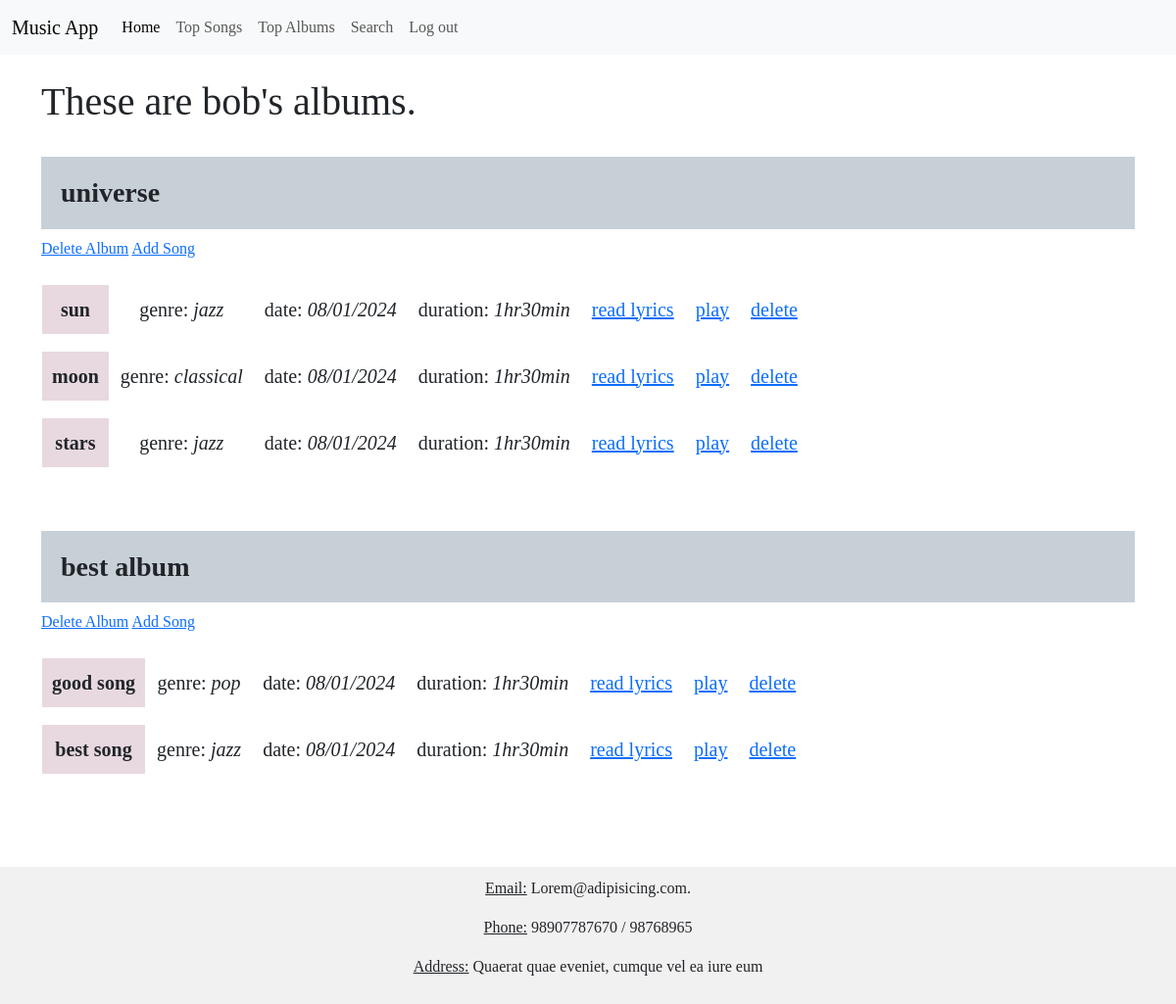
The page /1/my_albums on the database its author committed.
### model.py (models this page shows)
class User(db.Model):
    id = db.Column(db.Integer, primary_key=True)
    password = db.Column(db.String(128), nullable=False)
    name = db.Column(db.String(128), nullable=False)
    role = db.Column(db.String(128), nullable=False)
    songs = db.relationship('Song', backref='user')
    playlists = db.relationship('Playlist', backref='user')
    albums = db.relationship('Album', backref='user')
    ratings = db.relationship('Rating', backref='user')
    avg_rating = db.Column(db.Integer, default=0)
    blacklist_id = db.Column(db.Integer, db.ForeignKey('blacklist.id'))

class Album(db.Model):
    id = db.Column(db.Integer, primary_key=True)
    name = db.Column(db.String(128), unique=True, nullable=False)
    user_id = db.Column(db.Integer, db.ForeignKey('user.id'))
    songs = db.relationship('Song', backref='album')
    ratings = db.relationship('Rating', backref='album')
    avg_rating = db.Column(db.Integer, default=0)
    flag_id = db.Column(db.Integer, db.ForeignKey('flag.id'))

class Song(db.Model):
    id = db.Column(db.Integer, primary_key=True)
    title = db.Column(db.String(128), unique=True, nullable=False)
    genre_name = db.Column(db.String(128))
    date = db.Column(db.String)
    lyrics = db.Column(db.String(10000), nullable=False)
    duration = db.Column(db.String(128))
    creator = db.Column(db.String(128), nullable=False)
    user_id = db.Column(db.Integer, db.ForeignKey('user.id'))
    album_id = db.Column(db.Integer, db.ForeignKey('album.id'))
    ratings = db.relationship('Rating', backref='song')
    genre_id = db.Column(db.Integer, db.ForeignKey('genre.id'))
    avg_rating = db.Column(db.Integer, default=0)
    flag_id = db.Column(db.Integer, db.ForeignKey('flag.id'))

### app.py (the view)
@app.route("/<int:id>/my_albums", methods = ['Get', 'POST'])
def my_albums(id):
    this_user = User.query.get(id)
    return render_template("my_albums.html", this_user=this_user)

### templates/my_albums.html (shortened to what this page needs)
{% extends "base.html" %}
{% block head %}
{{ super() }}
{% endblock %}
{% block body %}
    <h1>These are {{this_user.name}}'s albums.</h1><br>
    {% for album in this_user.albums %}
    <h3 class="album_title"><b>{{album.name}}</b></h3>
    <a href="/{{this_user.id}}/{{album.id}}/delete_album">Delete Album</a>
    <a href="/{{album.id}}/add_to_album">Add Song</a><br><br>
        <table style="text-align: center;">
            {% for song in album.songs %}
            <tr>
                <td><p class="song_title"><b>{{ song.title }}</b></p></td>
                <td><p class="song_genre">genre: <i>{{ song.genre_name }}</i></p></td>
                <td><p class="song_date">date: <i>{{ song.date }}</i></p></td>
                <td><p class="song_dur">duration: <i>{{ song.duration }}</i></p></td>
                <td><a href="/{{song.id}}/read_lyrics"><p class="song_lyrics">read lyrics</p></a></td>
                <td><a href="/play"><p class="song_play">play</p></a></td>
                <td><a href="/{{album.id}}/{{song.id}}/delete_from_album"><p class="song_play">delete</p></a></td>
            </tr>
            {% endfor %}
        </table><br><br>
    {% endfor %}
{% endblock %}

### static/style.css (style rules this page uses)
* { font-family: 'Times New Roman', Times, serif; }
.song_title { font-size: 20px; padding: 10px; background-color: rgb(232, 216, 224); }
.song_genre { font-size: 20px; padding: 10px; }
.song_date { font-size: 20px; padding: 10px; }
.song_dur { font-size: 20px; padding: 10px; }
.song_lyrics { font-size: 20px; padding: 10px; }
.song_play { font-size: 20px; padding: 10px; }
.album_title { padding: 20px; background-color: rgb(200, 208, 215); }

### rows shown on the page
User: name "bob"
Album: name "universe"
Song: title "sun", genre_name "jazz", date "08/01/2024", duration "1hr30min"
Song: title "moon", genre_name "classical", date "08/01/2024", duration "1hr30min"
Song: title "stars", genre_name "jazz", date "08/01/2024", duration "1hr30min"
Album: name "best album"
Song: title "good song", genre_name "pop", date "08/01/2024", duration "1hr30min"
Song: title "best song", genre_name "jazz", date "08/01/2024", duration "1hr30min"
